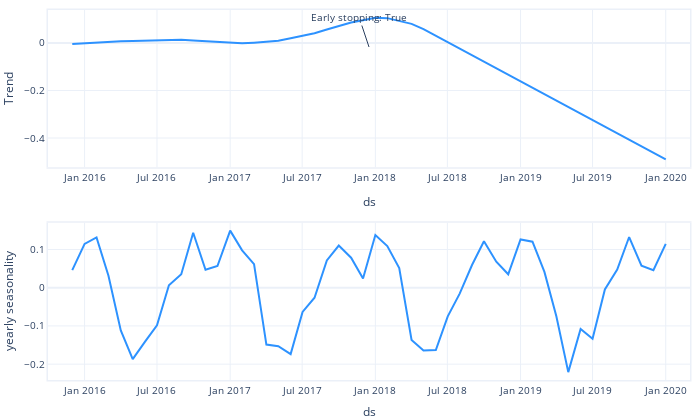
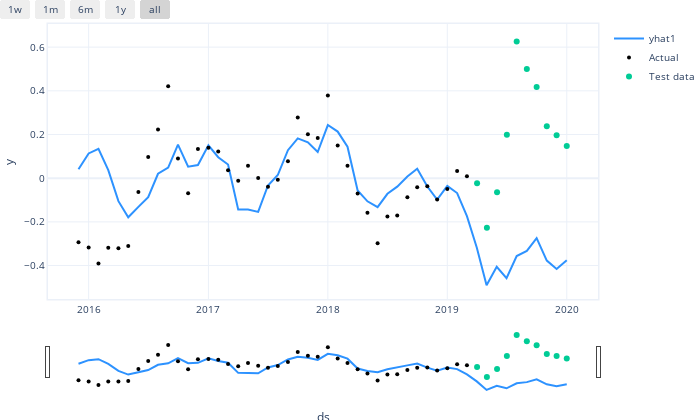
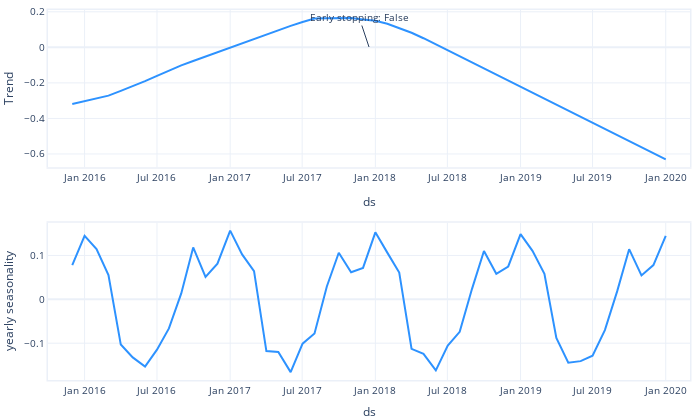
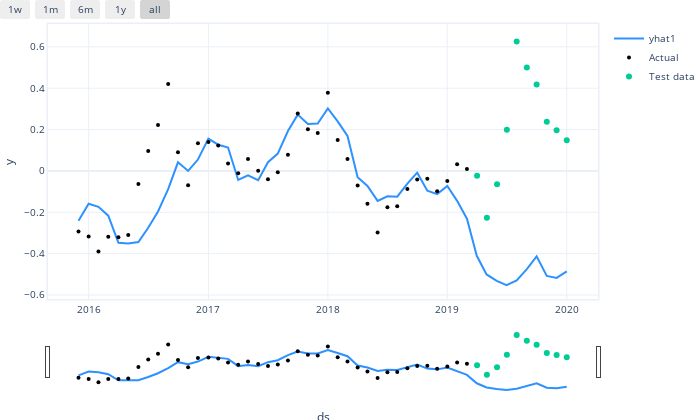

Source (notebook cell) for these figures, in order:
### Code cell
# plot all components for all models
import plotly.graph_objs as go

for model, forecast in zip(models, forecasts):
    fig_comp = model.plot_components(forecast)

    # Add lable that indicates the trend regularization
    fig_comp.add_annotation(
        x=0.5,
        y=0.9,
        xref='paper',
        yref='paper',
        text=f'Early stopping: {model.early_stopping}',)
    
    fig_comp.show()
    
    fig = model.plot(forecast)

    # Add the test data to the plot
    fig.add_trace(go.Scatter(x=df_val['ds'], y=df_val['y'], mode='markers', name='Test data'))

    fig.show()
